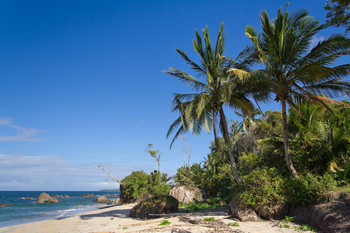
#> input picture openCV-tutorials/images/beach.png, 350 x 233 px
$ python sobel_and_laplacian.py --image images/beach.png
#> lines starting #> are read from the running program, lines starting #| are printed output that depends on the picture
import numpy as np
import cv2 as cv
import argparse

ap = argparse.ArgumentParser()
ap.add_argument("-i", "--image", required = True, help ="image path")

args = vars(ap.parse_args())

image = cv.imread(args["image"])
#> image is the input picture: shape (233, 350, 3); mean B, G, R 136, 110.4, 78.6
image = cv.cvtColor(image, cv.COLOR_BGR2GRAY)
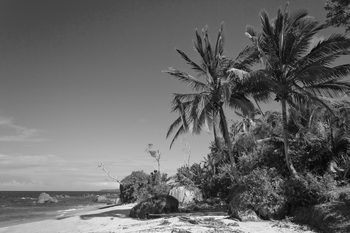
#> image: shape (233, 350); min 3, max 250, mean 103.8
cv.imshow("original", image)

lap = cv.Laplacian(image, cv.CV_64F)
lap = np.uint8(np.absolute(lap))
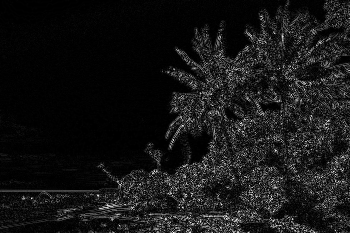
#> lap: shape (233, 350); min 0, max 254, mean 22.3
cv.imshow("Laplacian", lap)
cv.waitKey(0)

sobelX = cv.Sobel(image, cv.CV_64F, 1, 0)
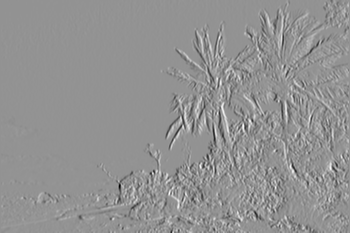
#> sobelX: shape (233, 350) float64; min -703, max 517, mean -1.1; drawn with min black and max white
sobelY = cv.Sobel(image, cv.CV_64F, 0, 1)
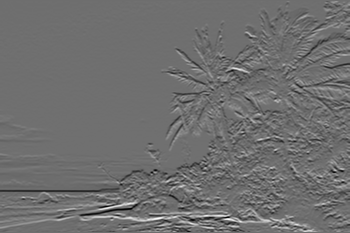
#> sobelY: shape (233, 350) float64; min -582, max 759, mean 3.5; drawn with min black and max white

sobelX = np.uint8(np.absolute(sobelX))
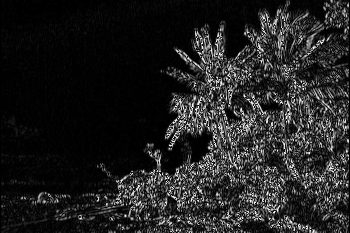
#> sobelX: shape (233, 350); min 0, max 255, mean 33.7
sobelY = np.uint8(np.absolute(sobelY))
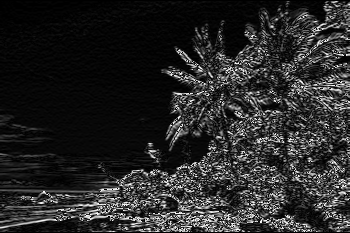
#> sobelY: shape (233, 350); min 0, max 255, mean 39.8

sobelCombined = cv.bitwise_or(sobelX, sobelY)
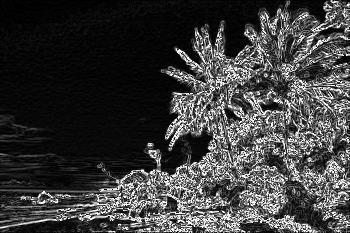
#> sobelCombined: shape (233, 350); min 0, max 255, mean 61.1

cv.imshow("Sobel X", sobelX)
cv.imshow("Sobel y", sobelY)

cv.imshow("Sobel COmbined", sobelCombined)

cv.waitKey(0)

$ run again, on openCV-tutorials/images/wave.png
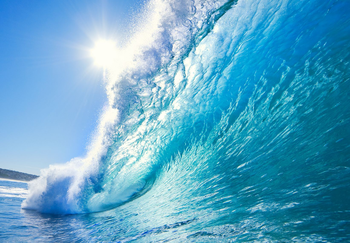
#> input picture openCV-tutorials/images/wave.png, 350 x 243 px
#> image is the input picture: shape (243, 350, 3); mean B, G, R 199.1, 166.5, 93.5
#> image: shape (243, 350)
#> `sobelY = cv.Sobel(image, cv.CV_64F, 0, 1)`:
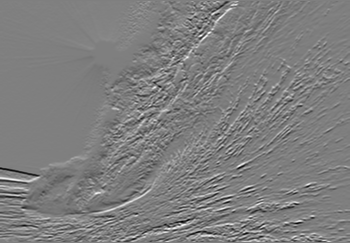
#> sobelY: shape (243, 350) float64; min -520, max 524, mean -0.2; drawn with min black and max white
#> `sobelCombined = cv.bitwise_or(sobelX, sobelY)`:
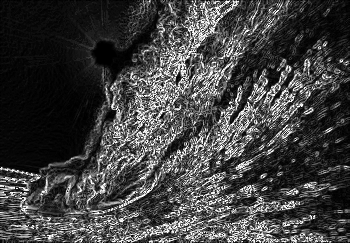
#> sobelCombined: shape (243, 350); min 0, max 255, mean 65.5
